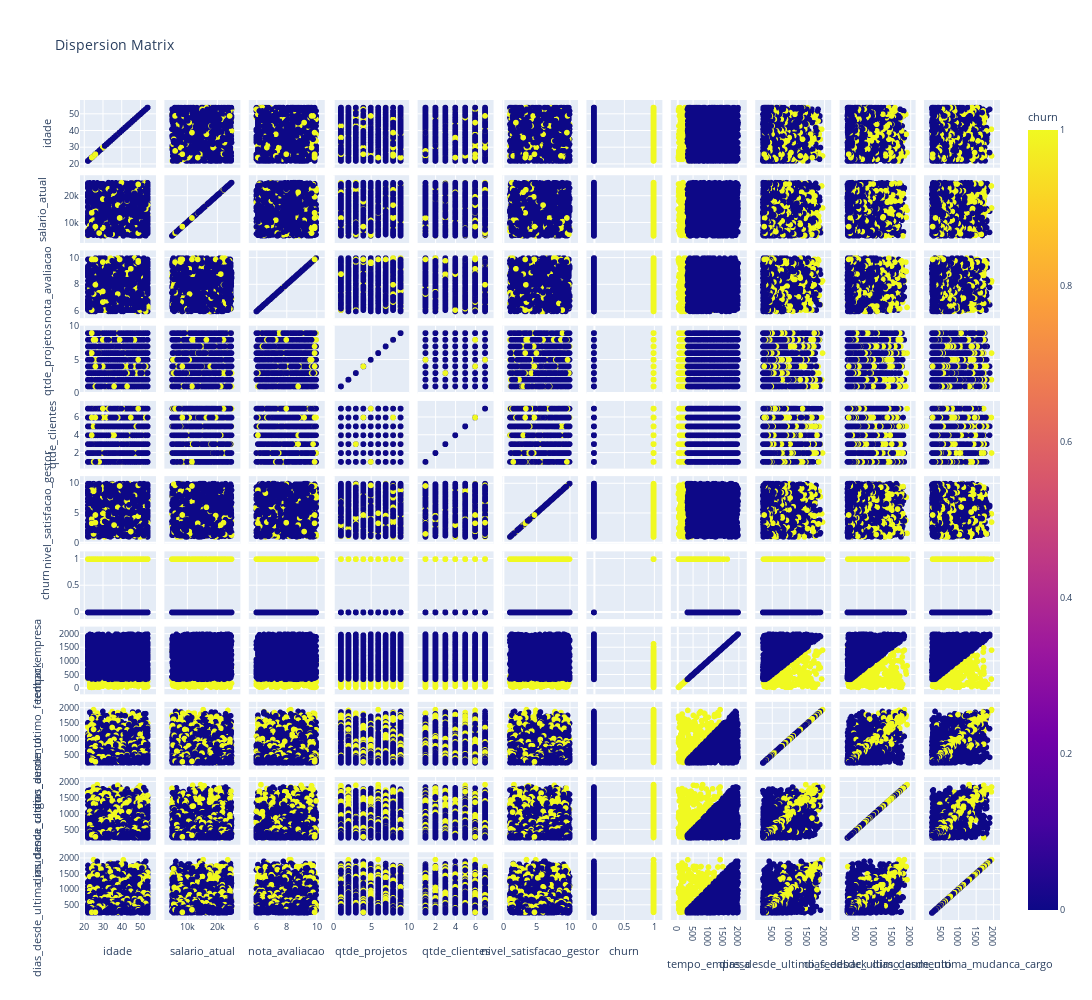

Source (notebook cell):
### Code cell
# Dispersion Matrix
fig = px.scatter_matrix(df_employees, dimensions=numeric_columns, color='churn', title='Dispersion Matrix')
fig.update_layout(
    width=1200,
    height=1000,
    title_font=dict(size=14),
    font=dict(size=9)
)

### Figure 1 — Plotly figure (JSON) as saved in the notebook; plotly's stock layout.template omitted (floating-point values rounded to 4 significant figures; data arrays with more than 128 entries replaced by an {"elided": "..."} marker saying what was removed)
{"data": [{"dimensions": [{"axis": {"matches": true}, "label": "idade", "values": {"elided": "2000 int values"}}, {"axis": {"matches": true}, "label": "salario_atual", "values": {"elided": "2000 int values"}}, {"axis": {"matches": true}, "label": "nota_avaliacao", "values": {"elided": "2000 float values"}}, {"axis": {"matches": true}, "label": "qtde_projetos", "values": {"elided": "2000 int values"}}, {"axis": {"matches": true}, "label": "qtde_clientes", "values": {"elided": "2000 int values"}}, {"axis": {"matches": true}, "label": "nivel_satisfacao_gestor", "values": {"elided": "2000 float values"}}, {"axis": {"matches": true}, "label": "churn", "values": {"elided": "2000 int values"}}, {"axis": {"matches": true}, "label": "tempo_empresa", "values": {"elided": "2000 int values"}}, {"axis": {"matches": true}, "label": "dias_desde_ultimo_feedback", "values": {"elided": "2000 int values"}}, {"axis": {"matches": true}, "label": "dias_desde_ultimo_aumento", "values": {"elided": "2000 int values"}}, {"axis": {"matches": true}, "label": "dias_desde_ultima_mudanca_cargo", "values": {"elided": "2000 int values"}}], "hovertemplate": "%{xaxis.title.text}=%{x}<br>%{yaxis.title.text}=%{y}<br>churn=%{marker.color}<extra></extra>", "legendgroup": "", "marker": {"color": {"elided": "2000 int values"}, "coloraxis": "coloraxis", "symbol": "circle"}, "name": "", "showlegend": false, "type": "splom"}], "layout": {"coloraxis": {"colorbar": {"title": {"text": "churn"}}, "colorscale": [[0, "#0d0887"], [0.1111, "#46039f"], [0.2222, "#7201a8"], [0.3333, "#9c179e"], [0.4444, "#bd3786"], [0.5556, "#d8576b"], [0.6667, "#ed7953"], [0.7778, "#fb9f3a"], [0.8889, "#fdca26"], [1, "#f0f921"]]}, "dragmode": "select", "font": {"size": 9}, "height": 1000, "legend": {"tracegroupgap": 0}, "title": {"font": {"size": 14}, "text": "Dispersion Matrix"}, "width": 1200}}
